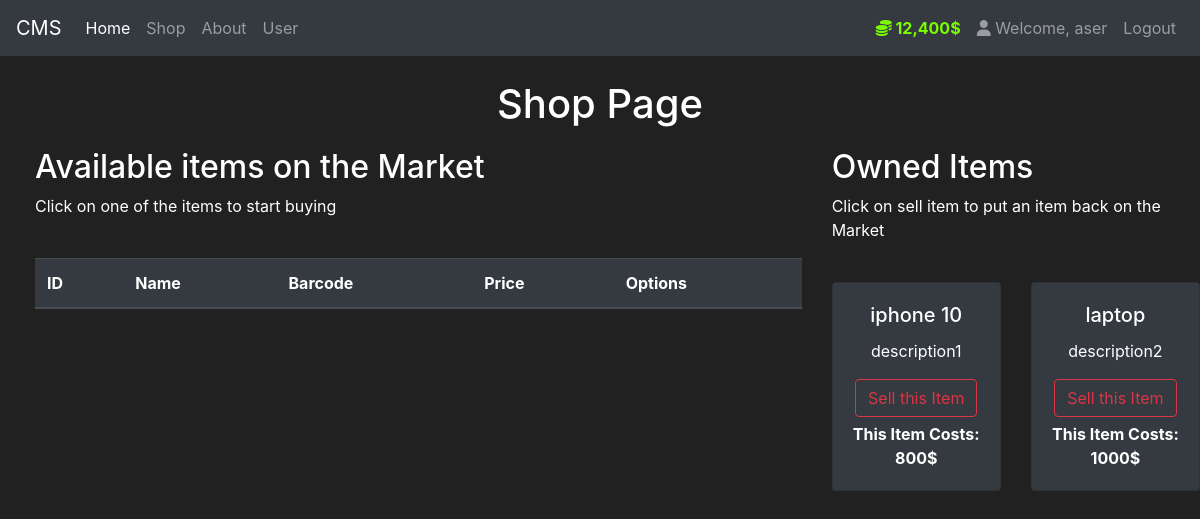
/shop (signed in), run on an earlier commit of the app's database.
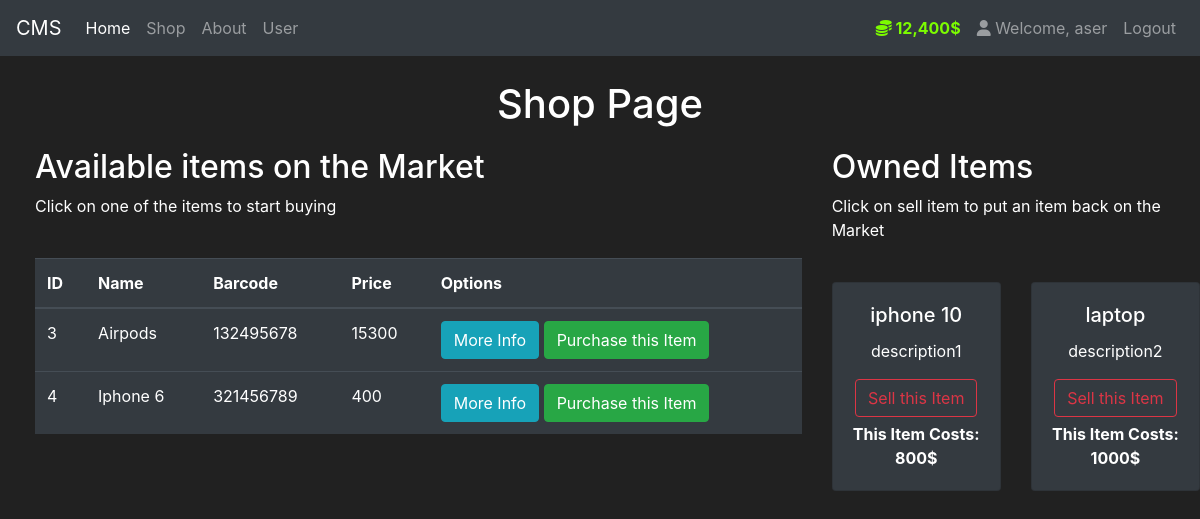
And on a later commit of the database.
### market/models.py (models this page shows, shortened)
class User(db.Model, UserMixin):
    user_id = db.Column(db.Integer(), primary_key=True)
    user_name = db.Column(db.String(length=30), nullable=False, unique=True)
    email_address = db.Column(db.String(length=50), nullable=False, unique=True)
    password_hash = db.Column(db.String(length=60), nullable=False)
    budget = db.Column(db.Integer(), nullable=False, default=15000)
    user_items = db.relationship('Item', backref='owned_user', lazy=True)
    @property
    def formatted_budget(self):
        if len(str(self.budget)) >= 4:
            return f'{str(self.budget)[:-3]},{str(self.budget)[-3:]}$'
        else:
            return f'{self.budget}$'
    @property
    def password(self):
        return self.password

class Item(db.Model):
    id = db.Column(db.Integer(), primary_key=True)
    name = db.Column(db.String(length=30), nullable=False, unique=True)
    price = db.Column(db.Integer(), nullable=False)
    barcode = db.Column(db.String(length=12), nullable=False, unique=True)
    description = db.Column(db.String(length=1024), nullable=False, unique=True)
    owner = db.Column(db.Integer(), db.ForeignKey('user.user_id'))

### market/routes.py (the view, shortened to what this page needs)
@app.route('/shop', methods=['GET', 'POST'])
@login_required
def shop_page():
    purchase_form = PurchaseItemForm()
    sell_form = SellItemForm()
    if request.method == "GET":
        items = Item.query.filter_by(owner=None)
        owned_items = Item.query.filter_by(owner=current_user.user_id)
        return render_template('shop.html', shop_items=items, page_title='Shop Page', purchase_form=purchase_form,
                               owned_items=owned_items, sell_form=sell_form)

### market/models.py (called while the page is built)
@login_manager.user_loader
def load_user(user_id):
    return User.query.get(int(user_id))

### market/templates/shop.html (shortened to what this page needs)
{% extends 'base.html' %}
{% block content %}
    <br>
    <h1 style="text-align: center">Shop Page</h1>
    <div class="row" style="margin-top:20px; margin-left:20px">
        <div class="col-8">
            <h2>Available items on the Market</h2>
            <p>Click on one of the items to start buying</p>
            <br>
            <table class="table table-hover table-dark">
                <thead>
                <tr>
                    <th scope="col">ID</th>
                    <th scope="col">Name</th>
                    <th scope="col">Barcode</th>
                    <th scope="col">Price</th>
                    <th scope="col">Options</th>
                </tr>
                </thead>
                <tbody>
                {% for item in shop_items %}
                    <tr>
                        <td>{{ item.id }}</td>
                        <td>{{ item.name }}</td>
                        <td>{{ item.barcode }}</td>
                        <td>{{ item.price }}</td>
                        <td>
                            <button class="btn btn-outline btn-info" data-toggle="modal"
                                    data-target="#Modal-MoreInfo-{{ item.id }}">More Info
                            </button>
                            <button class="btn btn-outline btn-success" data-toggle="modal"
                                    data-target="#Modal-PurchaseConfirm-{{ item.id }}">Purchase this Item
                            </button>
                        </td>
                    </tr>
                {% endfor %}
                </tbody>
            </table>
        </div>
        <div class="col-4">
            <h2>Owned Items</h2>
            <p>Click on sell item to put an item back on the Market</p>
            <br>
            <div class="row">
                {% for owned_item in owned_items %}
                    <div class="col-md-6">
                        <div style="margin-bottom: 5px" class="card text-center bg-dark">
                            <div class="card-body">
                                <h5 class="card-title">{{ owned_item.name }}</h5>
                                 <p>
                                     {{ owned_item.description }}
                                 </p>
                                <button type="button" class="btn btn-outline-danger" style="margin-bottom: 5px"
                                        data-toggle="modal" data-target="#Modal-SellConfirm-{{ owned_item.id }}">
                                    Sell this Item
                                </button>
                                <p class="card-text">
                                    <strong>This Item Costs: {{ owned_item.price }}$</strong>
                                </p>
                            </div>
                        </div>
                    </div>
                {% endfor %}
            </div>
        </div>
    </div>
{% endblock %}

### market/templates/base.html (shortened to what this page needs)
<!doctype html>
<html lang="en">
   <head>
      <link rel="stylesheet" href="https://cdn.jsdelivr.net/npm/bootstrap@4.5.3/dist/css/bootstrap.min.css">
   </head>
   <body>
     <nav class="navbar navbar-expand-md navbar-dark bg-dark">
      <a class="navbar-brand" href="#">CMS</a>
      <div class="collapse navbar-collapse" id="navbarNav">
        <ul class="navbar-nav mr-auto">
            <li class="nav-item active">
                <a class="nav-link" href="{{ url_for('home_page') }}">Home <span class="sr-only">(current)</span></a>
            </li>
            <li class="nav-item">
                <a class="nav-link" href="{{ url_for('shop_page') }}">Shop</a>
            </li>
            <li class="nav-item">
                <a class="nav-link" href="{{ url_for('about_page') }}">About</a>
            </li>
            <li class="nav-item">
                <a class="nav-link" href="{{ url_for('about_page_specific_user', username='Amira') }}">User</a>
            </li>
        </ul>
          {% if current_user.is_authenticated %}
              <ul class="navbar-nav">
                <li class="nav-item">
                    <a class="nav-link" style="color: lawngreen; font-weight: bold">
                        <i class="fas fa-coins"></i>
                        {{ current_user.formatted_budget }}
                    </a>
                </li>
                <li class="nav-item">
                    <a class="nav-link">
                        <i class="fas fa-user"></i>
                        Welcome, {{ current_user.user_name }}
                    </a>
                </li>
                <li class="nav-item">
                    <a class="nav-link" href="{{ url_for('logout_page') }}">Logout</a>
                </li>
            </ul>
          {% endif %}
      </div>
    </nav>
      {% block content %}
      {% endblock %}
   </body>
</html>

### market/templates/base.html (style rules this page uses)
body { background-color: #212121; color: white }

What changed in the data, as far as the page shows it:
added Item: id "3", name "Airpods", barcode "132495678", price "15300", shown under "Available items on the Market"
added Item: id "4", name "Iphone 6", barcode "321456789", price "400", shown under "Available items on the Market"
